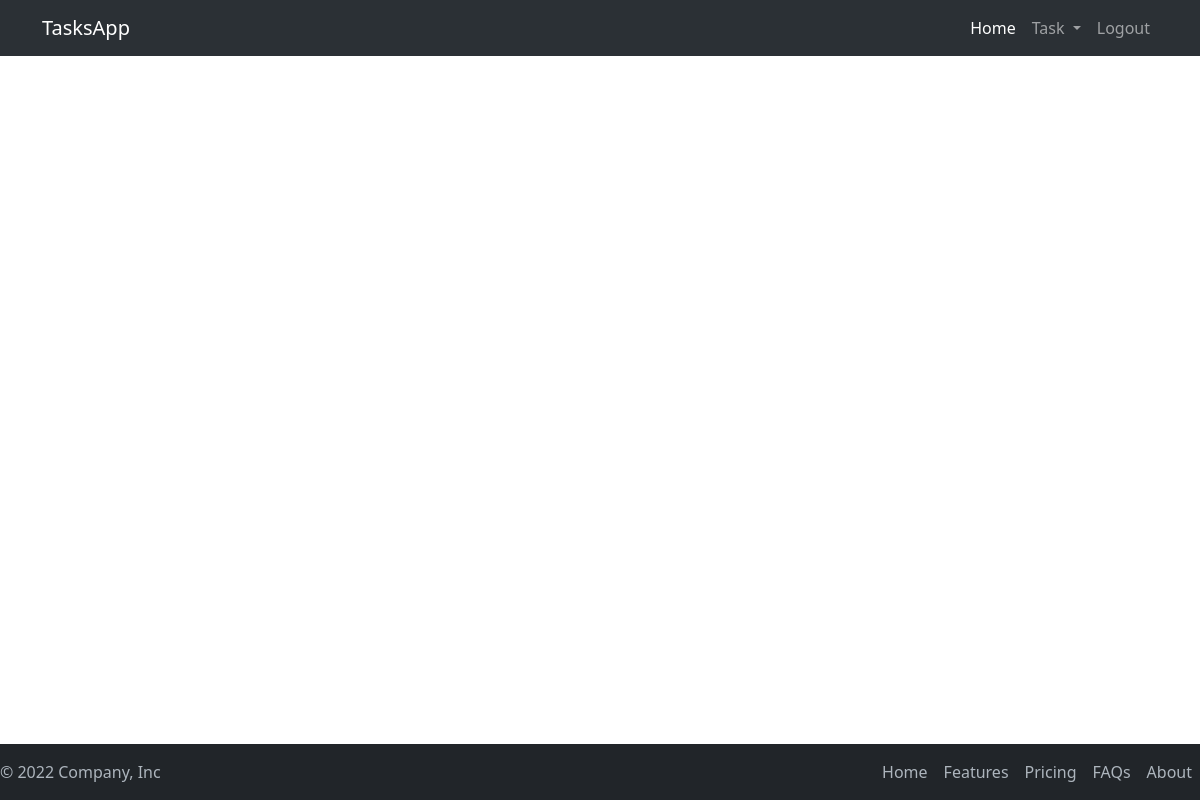
The page /tasks/ (signed in) on the database as committed earlier.
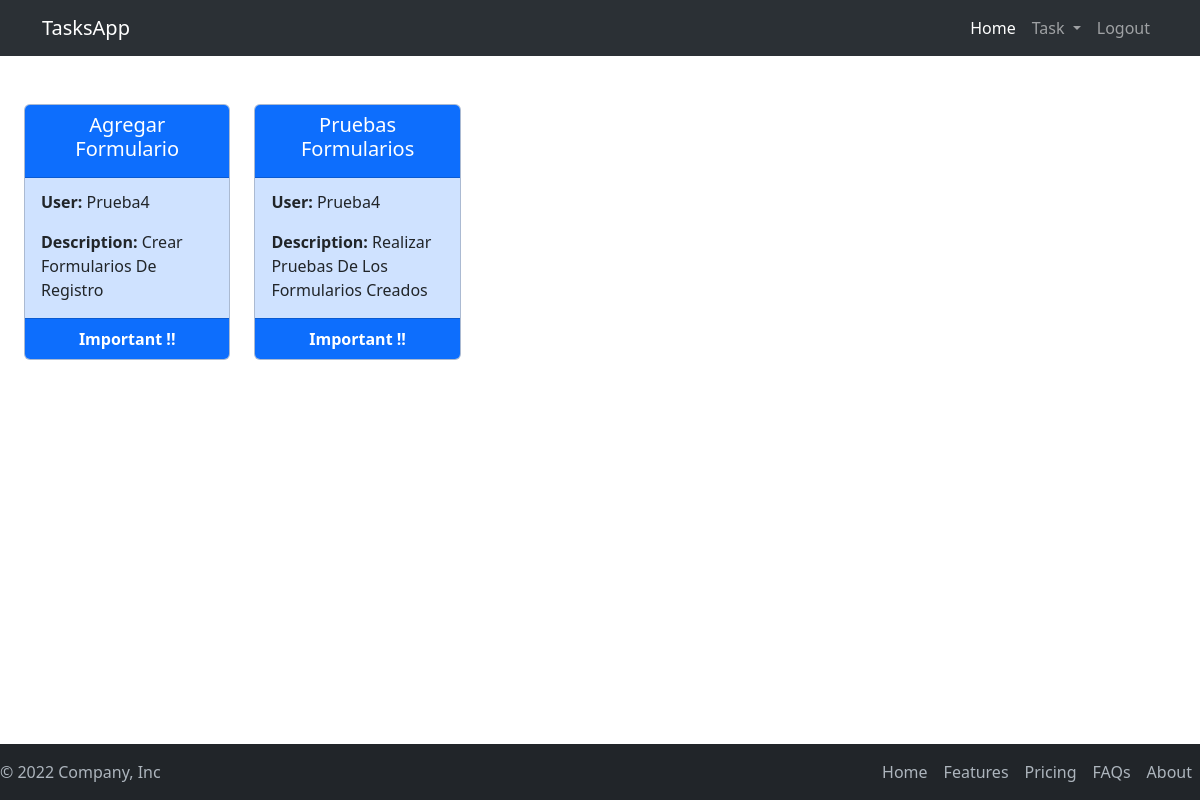
The same page on the database as committed later.
### tasks/models.py (models this page shows, shortened)
class Task(models.Model):
    title = models.CharField(max_length=50)
    description = models.TextField(max_length=150)
    created = models.DateTimeField(auto_now_add=True)
    dateCompleted = models.DateTimeField(null=True)
    important = models.BooleanField(default=False)
    fkUser = models.ForeignKey(User, on_delete=models.CASCADE, verbose_name="user")

### tasks/views.py (the view)
# urls.py: path('tasks/', include("tasks.urls")),
def tasks(request):
    tasks = Task.objects.filter(fkUser = request.user)
    return render(
        request, "layouts/tasks/tasks.html", {"pageTitle": "Tasks", "mainPageTitle": "Tasks List", "data" : tasks}
    )

### templates/layouts/tasks/tasks.html (shortened to what this page needs)
{% extends "index.html" %}
{% block mainContent %}
<div class="card-group">
    <div class="row row-cols-1 row-cols-sm-2 row-cols-md-3 row-cols-lg-5 w-100 g-4">
    {% for task in data %}
    <div class="col">
        {% if task.important == True %}
        <div class="card  bg-primary-subtle">
            <div class="card-header text-center text-bg-primary">
                    <h5>{{task.title|title}}</h5>
            </div>
            <div class="card-body">
                <p class="card-subtitle mb-3"><strong>User:</strong> {{task.fkUser|title}}</p>
                <p class="card-text"><strong>Description:</strong> {{task.description|title}}</p>
            </div>
            <div class="card-footer text-bg-primary text-center"><strong>Important !!</strong></div>
        </div>
        {% endif %}
    </div>
    {% endfor %}
    </div>
</div>
{% endblock mainContent %}

### templates/index.html (shortened to what this page needs)
{% load static %}
<!DOCTYPE html>
<html lang="en">
<head>
    <link rel="stylesheet" href="{% static "styles/main.css" %}">
    <link rel="stylesheet" href="{% static "bootstrap/css/bootstrap.min.css" %}">
</head>
<body>
    {% include "partials/header.html" %}
    <div class="container-fluid my-5 px-4">
        {% block mainContent %}{% endblock mainContent %}
    </div>
    {% include "partials/footer.html" %}
</body>
</html>

### templates/partials/header.html (shortened to what this page needs)
<nav class="container-fluid navbar navbar-expand-lg bg-body-tertiary bg-dark"  data-bs-theme="dark">
  <div class="container">
    <a class="navbar-brand" href="/">TasksApp</a>
    <div class="collapse navbar-collapse" id="navbarNavDropdown">
      <ul class="navbar-nav ms-auto">
        <li class="nav-item">
          <a class="nav-link active" aria-current="page" href="/">Home</a>
        </li>
        {% if user.is_authenticated %}
        <li class="nav-item dropdown">
          <a class="nav-link dropdown-toggle" href="#" role="button" data-bs-toggle="dropdown" aria-expanded="false">
            Task
          </a>
        </li>
        {% endif %}
        {% if user.is_authenticated %}
        <li class="nav-item">
          <a class="nav-link" href="{% url 'logout' %}">Logout</a>
        </li>
        {% endif %}
      </ul>
    </div>
  </div>
</nav>

### templates/partials/footer.html
<footer class="bg-dark soft-white-text d-flex flex-wrap justify-content-between align-items-center py-2 mt-5 fixed-bottom">
    <p class="col-md-4 mb-0">© 2022 Company, Inc</p>
    <a href="/" class="bi me-2 col-md-4 d-flex align-items-center justify-content-center mb-3 mb-md-0 me-md-auto text-decoration-none">
      <svg class="bi me-2 soft-white-text" width="40" height="32"><use xlink:href="#bootstrap"></use></svg>
    </a>
    <ul class="nav col-md-4 justify-content-end">
      <li class="nav-item"><a href="#" class="nav-link px-2">Home</a></li>
      <li class="nav-item"><a href="#" class="nav-link px-2 soft-white-text">Features</a></li>
      <li class="nav-item"><a href="#" class="soft-white-text nav-link px-2">Pricing</a></li>
      <li class="nav-item"><a href="#" class="nav-link px-2">FAQs</a></li>
      <li class="nav-item"><a href="#" class="nav-link px-2">About</a></li>
    </ul>
</footer>

### static/styles/main.css (style rules this page uses)
:root { --soft-white-text : #ADB5BD; --soft-white-text-hover : #E9ECEF; }
.soft-white-text { color: #ADB5BD; }
footer ul li a { color: var(--soft-white-text)!important; }

Rows that differ between the two databases and show on the page:
added Task: title "Agregar Formulario", fkUser "Prueba4", description "Crear Formularios De Registro"
added Task: title "Pruebas Formularios", fkUser "Prueba4", description "Realizar Pruebas De Los Formularios Creados"
